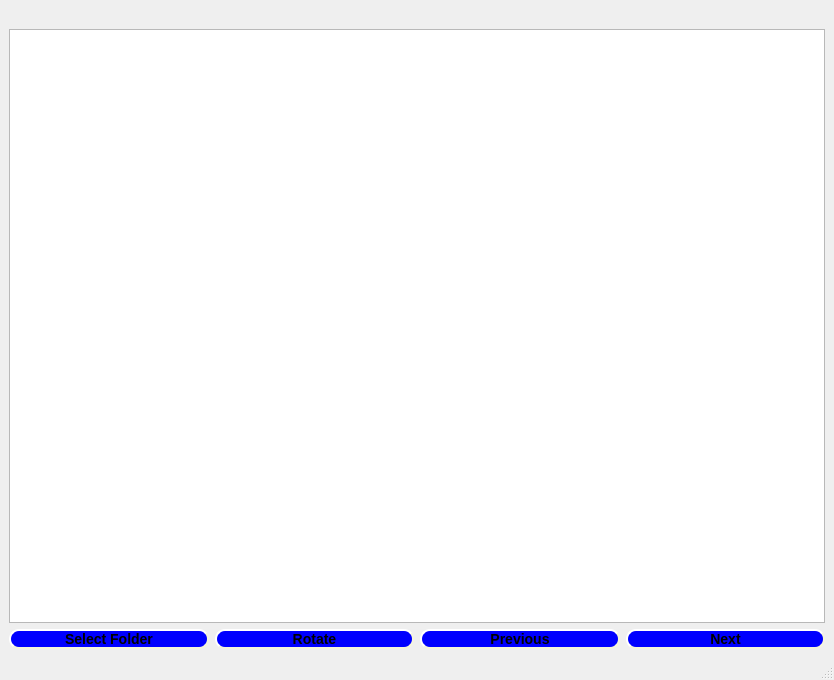
<?xml version="1.0" encoding="UTF-8"?>
<ui version="4.0">
 <class>MainWindow</class>
 <widget class="QMainWindow" name="MainWindow">
  <property name="geometry">
   <rect>
    <x>0</x>
    <y>0</y>
    <width>834</width>
    <height>680</height>
   </rect>
  </property>
  <property name="windowTitle">
   <string>MainWindow</string>
  </property>
  <widget class="QWidget" name="centralwidget">
   <layout class="QVBoxLayout" name="verticalLayout_2">
    <item>
     <layout class="QVBoxLayout" name="verticalLayout">
      <item>
       <widget class="QLabel" name="label_pic">
        <property name="text">
         <string/>
        </property>
        <property name="alignment">
         <set>Qt::AlignCenter</set>
        </property>
       </widget>
      </item>
      <item>
       <widget class="QListWidget" name="listWidget"/>
      </item>
     </layout>
    </item>
    <item>
     <layout class="QHBoxLayout" name="horizontalLayout">
      <item>
       <widget class="QPushButton" name="pushButton_3">
        <property name="styleSheet">
         <string notr="true">background-color: blue;
    border-style: outset;
    border-width: 2px;
    border-radius: 10px;
    border-color: beige;
    font: bold 14px;
    min-width: 10em;
    padding: px;</string>
        </property>
        <property name="text">
         <string>Select Folder</string>
        </property>
       </widget>
      </item>
      <item>
       <widget class="QPushButton" name="pushButton_4">
        <property name="styleSheet">
         <string notr="true">background-color: blue;
    border-style: outset;
    border-width: 2px;
    border-radius: 10px;
    border-color: beige;
    font: bold 14px;
    min-width: 10em;
    padding: px;</string>
        </property>
        <property name="text">
         <string>Rotate</string>
        </property>
       </widget>
      </item>
      <item>
       <widget class="QPushButton" name="pushButton">
        <property name="styleSheet">
         <string notr="true">background-color: blue;
    border-style: outset;
    border-width: 2px;
    border-radius: 10px;
    border-color: beige;
    font: bold 14px;
    min-width: 10em;
    padding: px;</string>
        </property>
        <property name="text">
         <string>Previous</string>
        </property>
       </widget>
      </item>
      <item>
       <widget class="QPushButton" name="pushButton_2">
        <property name="styleSheet">
         <string notr="true">background-color: blue;
    border-style: outset;
    border-width: 2px;
    border-radius: 10px;
    border-color: beige;
    font: bold 14px;
    min-width: 10em;
</string>
        </property>
        <property name="text">
         <string>Next</string>
        </property>
       </widget>
      </item>
     </layout>
    </item>
   </layout>
  </widget>
  <widget class="QMenuBar" name="menubar">
   <property name="geometry">
    <rect>
     <x>0</x>
     <y>0</y>
     <width>834</width>
     <height>25</height>
    </rect>
   </property>
  </widget>
  <widget class="QStatusBar" name="statusbar"/>
 </widget>
 <resources/>
 <connections/>
</ui>
